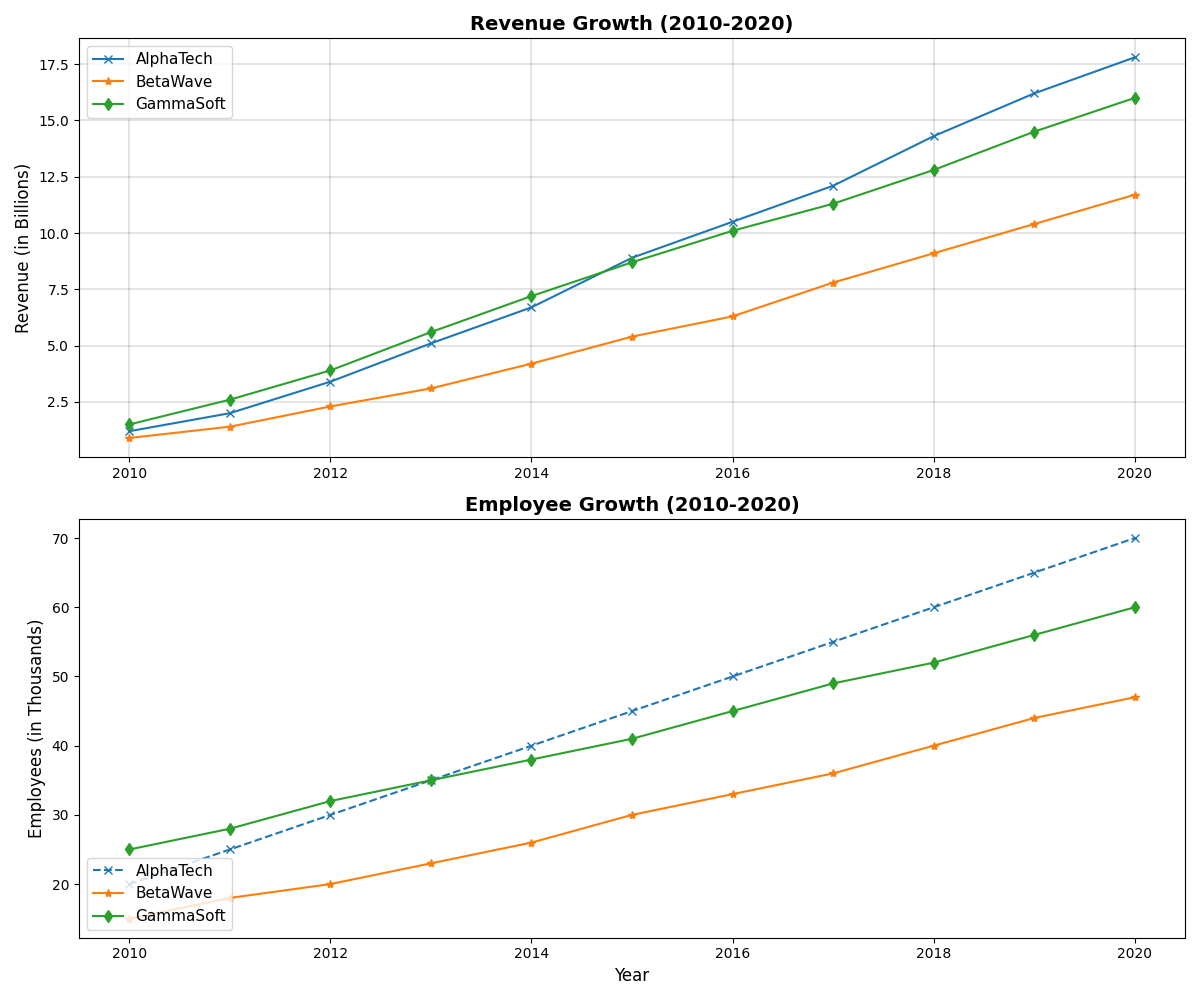

Write the Python code that produced this figure.
import matplotlib.pyplot as plt
import numpy as np

# Data
years = np.arange(2010, 2021)
alpha_revenue = [1.2, 2.0, 3.4, 5.1, 6.7, 8.9, 10.5, 12.1, 14.3, 16.2, 17.8]
beta_revenue = [0.9, 1.4, 2.3, 3.1, 4.2, 5.4, 6.3, 7.8, 9.1, 10.4, 11.7]
gamma_revenue = [1.5, 2.6, 3.9, 5.6, 7.2, 8.7, 10.1, 11.3, 12.8, 14.5, 16.0]

alpha_employees = [20, 25, 30, 35, 40, 45, 50, 55, 60, 65, 70]
beta_employees = [15, 18, 20, 23, 26, 30, 33, 36, 40, 44, 47]
gamma_employees = [25, 28, 32, 35, 38, 41, 45, 49, 52, 56, 60]

fig, ax = plt.subplots(2, 1, figsize=(12, 10))

# Revenue Plot
ax[0].plot(years, alpha_revenue, label='AlphaTech', color='#1f77b4', marker='x')
ax[0].plot(years, beta_revenue, label='BetaWave', color='#ff7f0e', marker='*')
ax[0].plot(years, gamma_revenue, label='GammaSoft', color='#2ca02c', marker='d')
ax[0].set_title('Revenue Growth (2010-2020)', fontsize=14, fontweight='bold')
ax[0].set_ylabel('Revenue (in Billions)', fontsize=12)
ax[0].legend(loc='best', fontsize=11)
ax[0].grid(True, which='both', linestyle='-', linewidth=0.3, color='black', alpha=0.5)

# Employee Growth Plot
ax[1].plot(years, alpha_employees, label='AlphaTech', color='#1f77b4', linestyle='--', marker='x')
ax[1].plot(years, beta_employees, label='BetaWave', color='#ff7f0e', linestyle='-', marker='*')
ax[1].plot(years, gamma_employees, label='GammaSoft', color='#2ca02c', linestyle='-', marker='d')
ax[1].set_title('Employee Growth (2010-2020)', fontsize=14, fontweight='bold')
ax[1].set_xlabel('Year', fontsize=12)
ax[1].set_ylabel('Employees (in Thousands)', fontsize=12)
ax[1].legend(loc='lower left', fontsize=11)
ax[1].grid(False)

# Adjust layout to prevent overlap
plt.tight_layout()

# Display the plot
plt.show()
